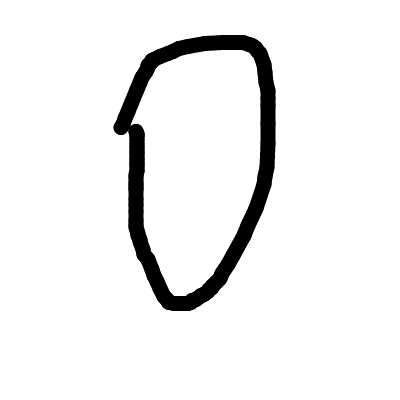
#> input picture dataset/0/20TCDHw7.png, 400 x 400 px, found by its file name; its folder holds 4 pictures in this run
$ jupyter execute --allow-errors TESTING.ipynb   (shell and % lines are left out)
#> lines starting #> are read from the running program, lines starting #| are printed output that depends on the picture; after the words box and inside, x2 and y2 are one past the last pixel; in counts of white or black regions, pixels touching at a corner belong together
[cell 1]
import numpy as np
import cv2
from PIL import Image
from matplotlib import pyplot as plt
import os
from os import listdir
from os.path import isfile, join
import pandas as pd

[cell 2]
def load_images_from_folder(folder):
    train_data=[]
    for filename in os.listdir(folder):
        img = cv2.imread(os.path.join(folder,filename),cv2.IMREAD_GRAYSCALE)
        img=~img
        if img is not None:
            ret,thresh=cv2.threshold(img,127,255,cv2.THRESH_BINARY)

            ctrs,ret=cv2.findContours(thresh,cv2.RETR_EXTERNAL,cv2.CHAIN_APPROX_NONE)
            cnt=sorted(ctrs, key=lambda ctr: cv2.boundingRect(ctr)[0])
            w=int(28)
            h=int(28)
            maxi=0
            for c in cnt:
                x,y,w,h=cv2.boundingRect(c)
                maxi=max(w*h,maxi)
                if maxi==w*h:
                    x_max=x
                    y_max=y
                    w_max=w
                    h_max=h
            im_crop= thresh[y_max:y_max+h_max+10, x_max:x_max+w_max+10]
            im_resize = cv2.resize(im_crop,(28,28))
            im_resize=np.reshape(im_resize,(784,1))
            train_data.append(im_resize)
    return train_data

[cell 3]
data=[]

#> (a cell that did not finish here is left out)

#> (a cell that did not finish here is left out)

[cell 6]
data0=load_images_from_folder('C://Users//pvdhe//OneDrive//Documents//extracted_images//0//')
#> in load_images_from_folder, img is the input picture: shape (400, 400); min 0, max 255, mean 238.6
#> in load_images_from_folder (call 3), `img=~img`:
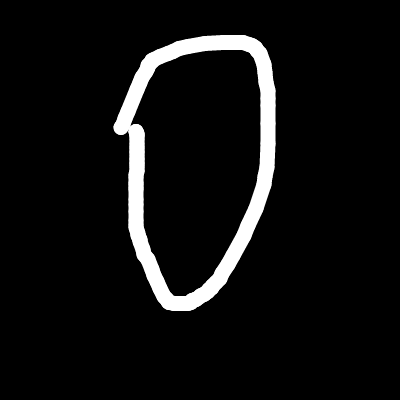
#> img: shape (400, 400); min 0, max 255, mean 16.4
#> in load_images_from_folder (call 3), `ret,thresh=cv2.threshold(img,127,255,cv2.THRESH_BINARY)`:
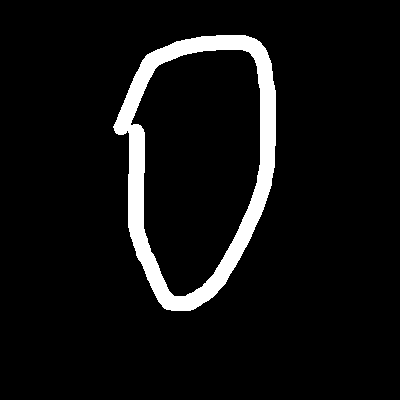
#> thresh: shape (400, 400); 6.5% white; 1 white region
#> in load_images_from_folder (call 3), `ctrs,ret=cv2.findContours(thresh,cv2.RETR_EXTERNAL,cv2.CHAIN_APPROX_NO..`: ctrs = 1 contour; box (x1, y1, x2, y2) and area: (113, 35, 276, 311) 33578; ret = [[-1, -1, -1, -1]]
#> in load_images_from_folder (call 3), `cnt=sorted(ctrs, key=lambda ctr: cv2.boundingRect(ctr)[0])`: cnt has the same summary as ctrs
#> the loop in load_images_from_folder (call 3), `for c in cnt:` made 1 pass
#> (x, y, w, h, maxi, x_max, y_max, w_max) on pass 1: (113, 35, 163, 276, 44988, 113, 35, 163)
#> in load_images_from_folder (call 3), `im_crop= thresh[y_max:y_max+h_max+10, x_max:x_max+w_max+10]`:
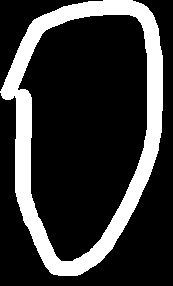
#> im_crop: shape (286, 173); 21% white; 1 white region, box (x1, y1, x2, y2) and area: (0, 0, 163, 276) 10399
#> in load_images_from_folder (call 3), `im_resize = cv2.resize(im_crop,(28,28))`:
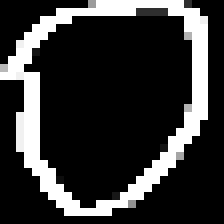
#> im_resize: shape (28, 28) (shown 8 times larger); min 0, max 255, mean 52.9
#> in load_images_from_folder (call 3), `im_resize=np.reshape(im_resize,(784,1))`: im_resize = 784 values, max 255 at index 12, min 0 at index 0, mean 52.92
#> pass 2 of the loop in load_images_from_folder, `for filename in os.listdir(folder):`:
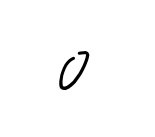
#> input picture dataset/0/2857.jpg, 155 x 137 px, found by its file name
#> in load_images_from_folder, img is the input picture: shape (137, 155); min 0, max 255, mean 251.5
#> in load_images_from_folder (call 3), `ret,thresh=cv2.threshold(img,127,255,cv2.THRESH_BINARY)`:
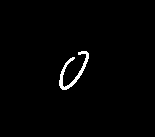
#> thresh: shape (137, 155); 1.4% white; 1 white region
#> ctrs = 1 contour; box (x1, y1, x2, y2) and area: (59, 51, 89, 90) 210
#> cnt has the same summary as ctrs
#> the loop in load_images_from_folder (call 3), `for c in cnt:` made 1 pass
#> (x, y, w, h, maxi, x_max, y_max, w_max) on pass 1: (59, 51, 30, 39, 1170, 59, 51, 30)
#> im_crop: shape (49, 40); 14.9% white; 1 white region, box (x1, y1, x2, y2) and area: (0, 0, 30, 39) 292
#> in load_images_from_folder (call 3), `im_resize = cv2.resize(im_crop,(28,28))`:
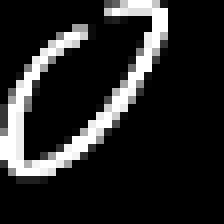
#> im_resize: shape (28, 28) (shown 8 times larger); min 0, max 255, mean 38
#> in load_images_from_folder (call 3), `im_resize=np.reshape(im_resize,(784,1))`: im_resize = 784 values, max 255 at index 16, min 0 at index 0, mean 38.04
#> pass 3 of the loop in load_images_from_folder, `for filename in os.listdir(folder):`:
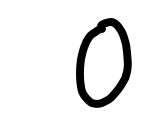
#> input picture dataset/0/30848.jpg, 155 x 137 px, found by its file name
#> in load_images_from_folder, img is the input picture: shape (137, 155); min 0, max 255, mean 235.2
#> in load_images_from_folder (call 3), `ret,thresh=cv2.threshold(img,127,255,cv2.THRESH_BINARY)`:
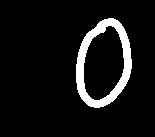
#> thresh: shape (137, 155); 7.8% white; 1 white region
#> ctrs = 1 contour; box (x1, y1, x2, y2) and area: (76, 18, 132, 108) 3740
#> cnt has the same summary as ctrs
#> the loop in load_images_from_folder (call 3), `for c in cnt:` made 1 pass
#> (x, y, w, h, maxi, x_max, y_max, w_max) on pass 1: (76, 18, 56, 90, 5040, 76, 18, 56)
#> im_crop: shape (100, 66); 25% white; 1 white region, box (x1, y1, x2, y2) and area: (0, 0, 56, 90) 1650
#> in load_images_from_folder (call 3), `im_resize = cv2.resize(im_crop,(28,28))`:
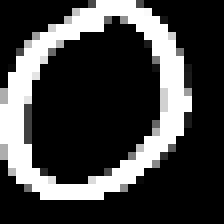
#> im_resize: shape (28, 28) (shown 8 times larger); min 0, max 255, mean 64.1
#> in load_images_from_folder (call 3), `im_resize=np.reshape(im_resize,(784,1))`: im_resize = 784 values, max 255 at index 12, min 0 at index 0, mean 64.12
#> the loop made 4 passes; the first 3 are shown

for i in range(0,len(data0)):
    data0[i]=np.append(data0[i],['0'])
#> (the rest of this cell did not finish here and is left out)
